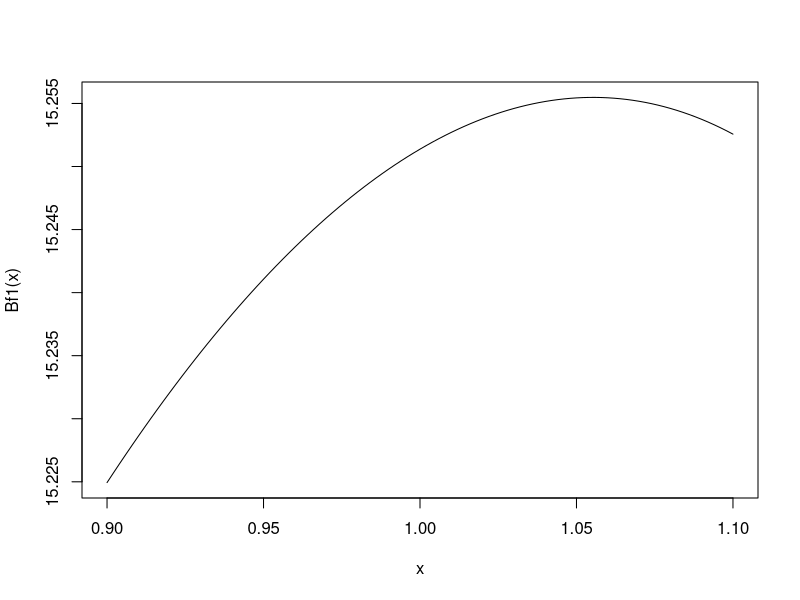

Generate this figure with R:

# gsmax
gsmaxf <- function(w,
                   a=1.6, nZ=0.5, p=43200, l=1.8e-5, LAI=1, h=l*a*LAI/nZ*p, VPD=0.02,
                   pe=-1.58*10^-3, b=4.38, h2=h/1000, kxmax=5, c=5.71, d=10.05){
  
  # xylem conductance function
  kxf <- function(x)kxmax*exp(-(-x/d)^c)
  # minimum xylem water potential function for given w
  pxminf <- function(w){
    ps <- pe*w^(-b)
    f1 <- function(x)-(ps-x)*h2*kxf(x)
    res <- optimize(f1, c(-200,0), tol=.Machine$double.eps)$minimum
    return(res)
  }
  
  ps <- pe*w^(-b)
  pxmin <- pxminf(w)
  res <- (ps-pxmin)*h2*kxf(pxmin)/(h*VPD)
  return(res)
}
# m(w, gs)
mf <- function(w, gs,
               ca=400, Vcmax=50, cp=30, Km=703, Rd=1, LAI=1,
               a=1.6, nZ=0.5, p=43200, l=1.8e-5, h=l*a*LAI/nZ*p, VPD=0.02,
               pe=-1.58*10^-3, b=4.38, h2=h/1000, kxmax=5, c=5.71, d=10.05, h3=10){
  
  # xylem conductance function
  kxf <- function(x)kxmax*exp(-(-x/d)^c)
  # minimum xylem water potential function for given w
  pxminf <- function(w){
    ps <- pe*w^(-b)
    f1 <- function(x)-(ps-x)*h2*kxf(x)
    res <- optimize(f1, c(-200,0), tol=.Machine$double.eps)$minimum
    return(res)
  }
  # xylem water potential function
  pxf <- function(w, gs){
    ps <- pe*w^(-b)
    pxmin <- pxminf(w)
    f1 <- function(x)((ps-x)*h2*kxf(x)-h*VPD*gs)^2
    res <- optimize(f1, c(pxmin, ps), tol=.Machine$double.eps)$minimum
    return(res)
  }
  
  px <- pxf(w, gs)
  kx <- kxf(px)
  PLC <- 1-kx/kxmax
  res <- h3*PLC
  #browser()
  return(res)
}
# A(gs)
Af <- function(gs, ca=400, Vcmax=50, cp=30, Km=703, Rd=1, LAI=1)LAI*1/2*(Vcmax+(Km+ca)*gs-Rd-sqrt(((ca-Km)*gs+Rd-Vcmax)^2+4*gs*((ca*gs+Rd)*Km+cp*Vcmax)))
# B(w, gs)
Bf <- function(w, gs)Af(gs)-mf(w, gs)
# B/gs
Bgsf <- function(w, gs)Bf(w, gs)/gs
forgsf1 <- function(gs)Bgsf(0.2, gs)
forwf1 <- function(w)Bgsf(w, 0.01)

# Figures
Bf1 <- Vectorize(function(gs)Bf(1, gs))
curve(Bf1, 0.9, 1.1)
